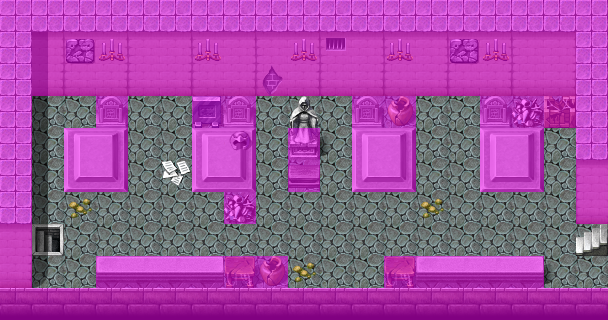

A 2D game scene composited from a Tiled map and its tileset images. What follows is a short description and the map's XML, with each tile layer's data collapsed to a summary:
An orthogonal 19x10 tile map with 32x32 px tiles, 4 tile layers (Ground, Objects, Above, Walkable), 40 tilesets and 8 objects (4x sign, 2x mapchange, 2x spawn).

<map version="1.0" orientation="orthogonal" width="19" height="10" tilewidth="32" tileheight="32">
 <tileset firstgid="1" name="map_bed_1" tilewidth="32" tileheight="32">
  <image source="../drawable/map_bed_1.png" width="512" height="256" />
 </tileset>
 <tileset firstgid="129" name="map_border_1" tilewidth="32" tileheight="32">
  <image source="../drawable/map_border_1.png" width="512" height="256" />
 </tileset>
 <tileset firstgid="257" name="map_bridge_1" tilewidth="32" tileheight="32">
  <image source="../drawable/map_bridge_1.png" width="512" height="256" />
 </tileset>
 <tileset firstgid="385" name="map_broken_1" tilewidth="32" tileheight="32">
  <image source="../drawable/map_broken_1.png" width="512" height="256" />
 </tileset>
 <tileset firstgid="513" name="map_cavewall_1" tilewidth="32" tileheight="32">
  <image source="../drawable/map_cavewall_1.png" width="576" height="192" />
 </tileset>
 <tileset firstgid="621" name="map_cavewall_2" tilewidth="32" tileheight="32">
  <image source="../drawable/map_cavewall_2.png" width="576" height="192" />
 </tileset>
 <tileset firstgid="729" name="map_cavewall_3" tilewidth="32" tileheight="32">
  <image source="../drawable/map_cavewall_3.png" width="576" height="192" />
 </tileset>
 <tileset firstgid="837" name="map_chair_table_1" tilewidth="32" tileheight="32">
  <image source="../drawable/map_chair_table_1.png" width="512" height="256" />
 </tileset>
 <tileset firstgid="965" name="map_crate_1" tilewidth="32" tileheight="32">
  <image source="../drawable/map_crate_1.png" width="512" height="256" />
 </tileset>
 <tileset firstgid="1093" name="map_cupboard_1" tilewidth="32" tileheight="32">
  <image source="../drawable/map_cupboard_1.png" width="512" height="256" />
 </tileset>
 <tileset firstgid="1221" name="map_curtain_1" tilewidth="32" tileheight="32">
  <image source="../drawable/map_curtain_1.png" width="512" height="256" />
 </tileset>
 <tileset firstgid="1349" name="map_entrance_1" tilewidth="32" tileheight="32">
  <image source="../drawable/map_entrance_1.png" width="512" height="256" />
 </tileset>
 <tileset firstgid="1477" name="map_fence_1" tilewidth="32" tileheight="32">
  <image source="../drawable/map_fence_1.png" width="512" height="256" />
 </tileset>
 <tileset firstgid="1605" name="map_fence_2" tilewidth="32" tileheight="32">
  <image source="../drawable/map_fence_2.png" width="512" height="256" />
 </tileset>
 <tileset firstgid="1733" name="map_ground_1" tilewidth="32" tileheight="32">
  <image source="../drawable/map_ground_1.png" width="512" height="256" />
 </tileset>
 <tileset firstgid="1861" name="map_ground_2" tilewidth="32" tileheight="32">
  <image source="../drawable/map_ground_2.png" width="512" height="256" />
 </tileset>
 <tileset firstgid="1989" name="map_ground_3" tilewidth="32" tileheight="32">
  <image source="../drawable/map_ground_3.png" width="512" height="256" />
 </tileset>
 <tileset firstgid="2117" name="map_ground_4" tilewidth="32" tileheight="32">
  <image source="../drawable/map_ground_4.png" width="512" height="256" />
 </tileset>
 <tileset firstgid="2245" name="map_ground_5" tilewidth="32" tileheight="32">
  <image source="../drawable/map_ground_5.png" width="512" height="256" />
 </tileset>
 <tileset firstgid="2373" name="map_ground_6" tilewidth="32" tileheight="32">
  <image source="../drawable/map_ground_6.png" width="512" height="256" />
 </tileset>
 <tileset firstgid="2501" name="map_ground_7" tilewidth="32" tileheight="32">
  <image source="../drawable/map_ground_7.png" width="512" height="256" />
 </tileset>
 <tileset firstgid="2629" name="map_ground_8" tilewidth="32" tileheight="32">
  <image source="../drawable/map_ground_8.png" width="512" height="256" />
 </tileset>
 <tileset firstgid="2757" name="map_indoor_1" tilewidth="32" tileheight="32">
  <image source="../drawable/map_indoor_1.png" width="512" height="256" />
 </tileset>
 <tileset firstgid="2885" name="map_kitchen_1" tilewidth="32" tileheight="32">
  <image source="../drawable/map_kitchen_1.png" width="512" height="256" />
 </tileset>
 <tileset firstgid="3013" name="map_outdoor_1" tilewidth="32" tileheight="32">
  <image source="../drawable/map_outdoor_1.png" width="512" height="256" />
 </tileset>
 <tileset firstgid="3141" name="map_pillar_1" tilewidth="32" tileheight="32">
  <image source="../drawable/map_pillar_1.png" width="512" height="256" />
 </tileset>
 <tileset firstgid="3269" name="map_plant_1" tilewidth="32" tileheight="32">
  <image source="../drawable/map_plant_1.png" width="512" height="256" />
 </tileset>
 <tileset firstgid="3397" name="map_rock_1" tilewidth="32" tileheight="32">
  <image source="../drawable/map_rock_1.png" width="512" height="256" />
 </tileset>
 <tileset firstgid="3525" name="map_roof_1" tilewidth="32" tileheight="32">
  <image source="../drawable/map_roof_1.png" width="512" height="256" />
 </tileset>
 <tileset firstgid="3653" name="map_roof_2" tilewidth="32" tileheight="32">
  <image source="../drawable/map_roof_2.png" width="512" height="256" />
 </tileset>
 <tileset firstgid="3781" name="map_shop_1" tilewidth="32" tileheight="32">
  <image source="../drawable/map_shop_1.png" width="512" height="256" />
 </tileset>
 <tileset firstgid="3909" name="map_sign_ladder_1" tilewidth="32" tileheight="32">
  <image source="../drawable/map_sign_ladder_1.png" width="512" height="256" />
 </tileset>
 <tileset firstgid="4037" name="map_table_1" tilewidth="32" tileheight="32">
  <image source="../drawable/map_table_1.png" width="512" height="256" />
 </tileset>
 <tileset firstgid="4165" name="map_trail_1" tilewidth="32" tileheight="32">
  <image source="../drawable/map_trail_1.png" width="512" height="256" />
 </tileset>
 <tileset firstgid="4293" name="map_tree_1" tilewidth="32" tileheight="32">
  <image source="../drawable/map_tree_1.png" width="512" height="256" />
 </tileset>
 <tileset firstgid="4421" name="map_wall_1" tilewidth="32" tileheight="32">
  <image source="../drawable/map_wall_1.png" width="512" height="256" />
 </tileset>
 <tileset firstgid="4549" name="map_wall_2" tilewidth="32" tileheight="32">
  <image source="../drawable/map_wall_2.png" width="480" height="256" />
 </tileset>
 <tileset firstgid="4669" name="map_wall_3" tilewidth="32" tileheight="32">
  <image source="../drawable/map_wall_3.png" width="480" height="256" />
 </tileset>
 <tileset firstgid="4789" name="map_window_1" tilewidth="32" tileheight="32">
  <image source="../drawable/map_window_1.png" width="512" height="256" />
 </tileset>
 <tileset firstgid="4917" name="map_window_2" tilewidth="32" tileheight="32">
  <image source="../drawable/map_window_2.png" width="512" height="256" />
 </tileset>
 <layer name="Ground" width="19" height="10">
  <data>[190 cells, 190 non-empty, 12 distinct tile ids]</data>
 </layer>
 <layer name="Objects" width="19" height="10">
  <data>[190 cells, 39 non-empty, 20 distinct tile ids]</data>
 </layer>
 <layer name="Above" width="19" height="10">
  <data>[190 cells, 10 non-empty, 4 distinct tile ids]</data>
 </layer>
 <layer name="Walkable" width="19" height="10">
  <data>[190 cells, 124 non-empty, 1 distinct tile ids]</data>
 </layer>
 <objectgroup name="Mapevents" width="19" height="10">
  <object name="up" type="mapchange" x="576" y="224" width="32" height="32">
   <properties>
    <property name="map" value="fallhaven_church" />
    <property name="place" value="down" />
   </properties>
  </object>
  <object name="down" type="mapchange" x="32" y="224" width="32" height="32">
   <properties>
    <property name="map" value="catacombs2" />
    <property name="place" value="up" />
   </properties>
  </object>
  </objectgroup>
 <objectgroup name="Keys" width="19" height="10" />
 <objectgroup name="Spawn" width="19" height="10">
  <!-- 1 objects omitted --></objectgroup>
 <objectgroup name="Spawn_rats" width="19" height="10">
  <!-- 1 objects omitted --></objectgroup>
</map>
<!-- 6 of 8 objects omitted -->
